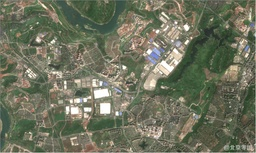
#> input picture test/satellite.jpg, 256 x 153 px, shrunk from 1424 x 852 before the run
$ python t_main.py
#> lines starting #> are read from the running program, lines starting #| are printed output that depends on the picture; after the words box and inside, x2 and y2 are one past the last pixel; in counts of white or black regions, pixels touching at a corner belong together
import cv2
import numpy as np
import matplotlib.pyplot as plt
from skimage.morphology import skeletonize
import networkx as nx
from scipy.spatial import cKDTree

# 方法1：手动设置中文字体
plt.rcParams['font.sans-serif'] = ['SimHei']  # 黑体
plt.rcParams['axes.unicode_minus'] = False    # 解决负号显示问题
# ============================
# 1. 读取图像
# ============================
img = cv2.imread("satellite.jpg")  # 替换为你的卫星图像路径
#> img is the input picture: shape (153, 256, 3); mean B, G, R 93.7, 114, 110.3
img_rgb = cv2.cvtColor(img, cv2.COLOR_BGR2RGB)  # OpenCV读取为BGR，转换为RGB方便显示

plt.figure(figsize=(8, 8))
plt.imshow(img_rgb)
plt.title("原图")
plt.axis('off')
plt.show()

# ============================
# 2. 灰度化
# ============================
gray = cv2.cvtColor(img, cv2.COLOR_BGR2GRAY)
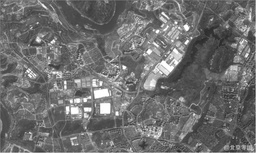
#> gray: shape (153, 256); min 34, max 255, mean 110.6

plt.figure(figsize=(8, 8))
plt.imshow(gray, cmap='gray')
plt.title("灰度图")
plt.axis('off')
plt.show()

# ============================
# 3. 去噪
# ============================
blur = cv2.GaussianBlur(gray, (5, 5), 0)
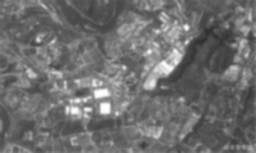
#> blur: shape (153, 256); min 48, max 254, mean 110.4

plt.figure(figsize=(8, 8))
plt.imshow(blur, cmap='gray')
plt.title("高斯模糊后")
plt.axis('off')
plt.show()

# ============================
# 4. 二值化
# ============================
_, binary = cv2.threshold(blur, 0, 255, cv2.THRESH_BINARY + cv2.THRESH_OTSU)
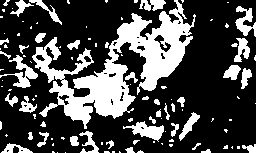
#> binary: shape (153, 256); 28.7% white; 108 white regions (68 under 20 px), largest, box (x1, y1, x2, y2) and area: (32, 0, 196, 129) 6951, (0, 55, 38, 88) 400, (123, 121, 164, 142) 382

# 如果道路是暗的，需要反转
binary = cv2.bitwise_not(binary)

plt.figure(figsize=(8, 8))
plt.imshow(binary, cmap='gray')
plt.title("二值化 + 反转")
plt.axis('off')
plt.show()

# 转布尔类型
binary_bool = binary.astype(bool)

# ============================
# 5. Skeleton 提取
# ============================
skeleton = skeletonize(binary_bool)
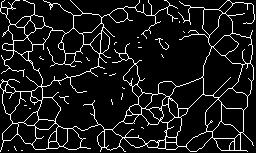
#> skeleton: shape (153, 256) bool; 9.5% white in thin lines or dots

plt.figure(figsize=(8, 8))
plt.imshow(skeleton, cmap='gray')
plt.title("骨架化结果")
plt.axis('off')
plt.show()

# ============================
# 5. 构建节点+边网络
# ============================
# 提取骨架坐标
y_idxs, x_idxs = np.nonzero(skeleton)
#> y_idxs = 3728 values from 0 to 151; x_idxs = 3728 values, max 254 at index 399, min 0 at index 201, mean 121.9
coords = np.column_stack((x_idxs, y_idxs))
#> coords = 3728 pairs, first value 0 to 254, second value 0 to 151

# 用 KDTree 快速找邻居
tree = cKDTree(coords)

# 构建图
G = nx.Graph()
for idx, (x, y) in enumerate(coords):
    G.add_node(idx, pos=(x, y))

    # 找附近像素（8邻域以内）
    neighbors = tree.query_ball_point([x, y], r=1.5)
    for n in neighbors:
        if n != idx:
            G.add_edge(idx, n, weight=np.linalg.norm(coords[idx] - coords[n]))
#> this loop made 3728 passes
#> (x, y, neighbors) on passes 1 to 3: (4, 0, [0, 20]), (15, 0, [21, 2, 1]), (16, 0, [2, 1, 3])

# ============================
# 6. 可视化骨架 + 网络
# ============================
plt.figure(figsize=(12, 12))
plt.imshow(gray, cmap='gray')
plt.scatter(coords[:, 0], coords[:, 1], s=1, c='red')  # 骨架点
# 绘制边
for u, v in G.edges():
    x0, y0 = G.nodes[u]['pos']
    x1, y1 = G.nodes[v]['pos']
    plt.plot([x0, x1], [y0, y1], 'y-', linewidth=0.5)
#> this loop made 4146 passes
#> (u, v, x0, y0, x1, y1) on passes 1 to 3: (0, 20, 4, 0, 3, 1), (20, 19, 3, 1, 2, 1), (1, 21, 15, 0, 14, 1)
plt.title("Skeleton + Road Network Graph")
plt.axis('off')
plt.show()
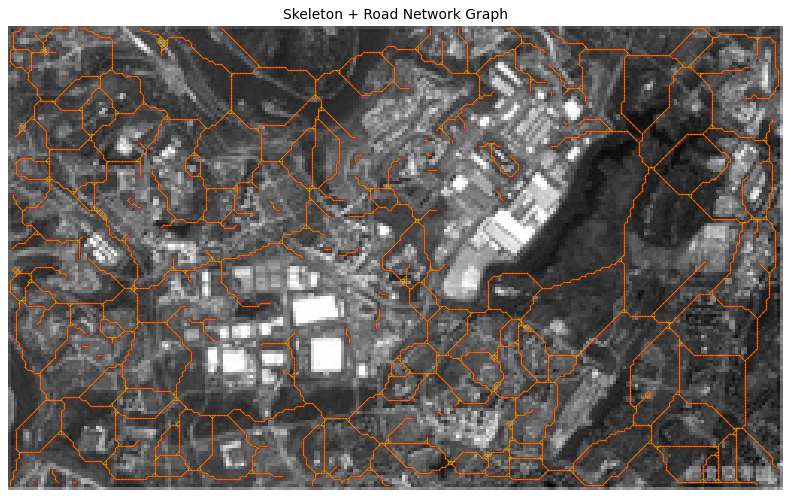
#> figure drawn by matplotlib, 1 panel

# ============================
# 7. 示例：路径规划
# ============================
# 随机选择两个节点作为起点和终点
start_node = 0
end_node = len(coords) - 1
#> end_node = 3727
path = nx.shortest_path(G, start_node, end_node, weight='weight')
#> path = 340 values, max 3727 at index 339, min 0 at index 0, mean 2574.1

# 绘制路径
plt.figure(figsize=(12, 12))
plt.imshow(gray, cmap='gray')
path_coords = coords[path]
#> path_coords = 340 pairs, first value 0 to 247, second value 0 to 151
plt.plot(path_coords[:, 0], path_coords[:, 1], 'lime', linewidth=2)
plt.title("Shortest Path on Skeleton Network")
plt.axis('off')
plt.show()
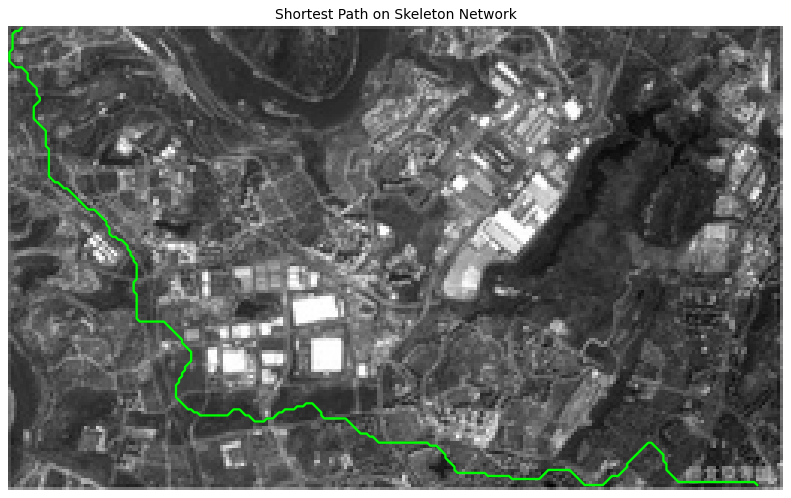
#> figure drawn by matplotlib, 1 panel
